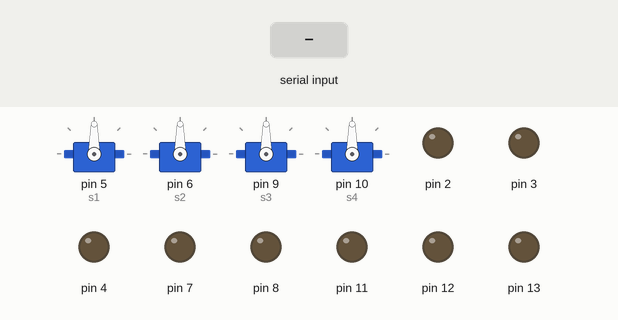
The sketch below on a simulated Arduino Uno, built with avr-gcc and run on an emulated ATmega328P. On the bench: 4 × servo, output pins drawn as LEDs (lit = HIGH). The test bench sets the inputs (shaded band). What the sketch prints to the serial monitor is not drawn.

Above: at 1.2 s.
1.3 s: "Q" received over Serial
At 2.1 s:
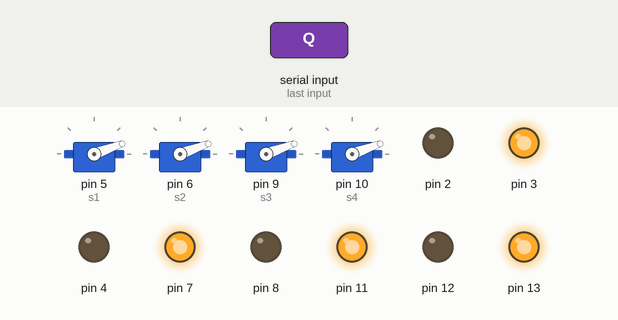
2.8 s: "W" received over Serial
At 3.2 s:
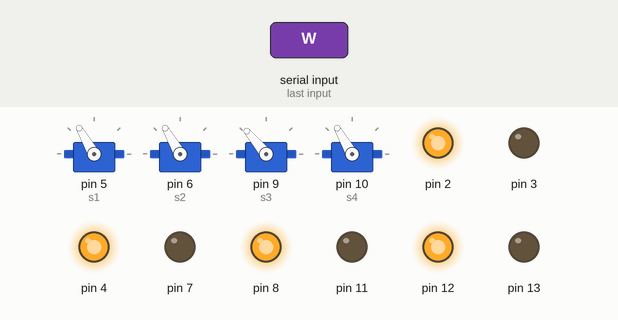
4.3 s: "A" received over Serial
At 5.5 s:
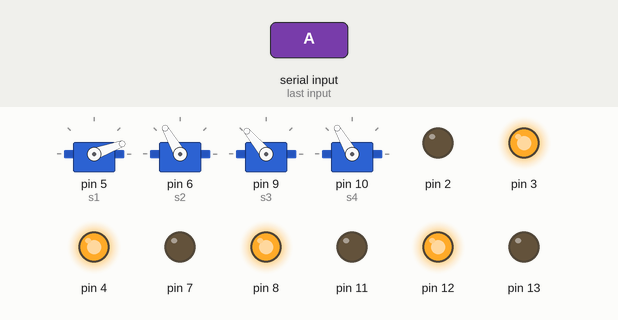
5.8 s: "S" received over Serial
At 6.7 s:
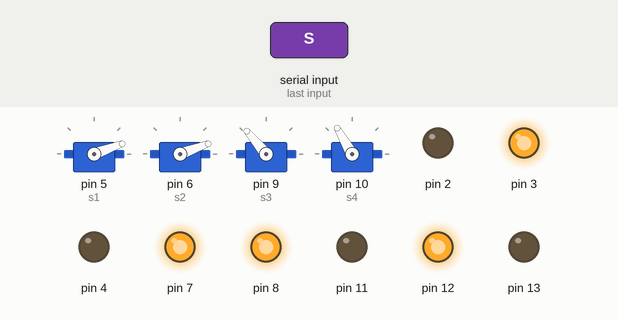
7.3 s: "Z" received over Serial
At 7.9 s:
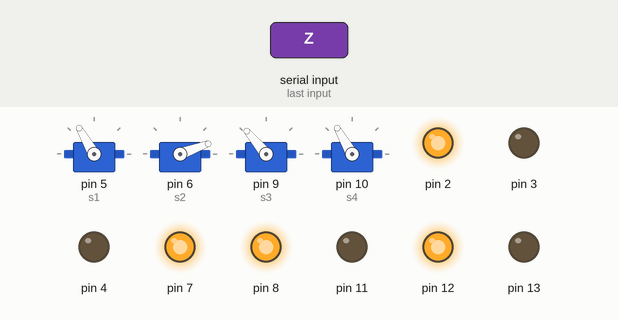
8.8 s: "D" received over Serial
At 10.2 s:
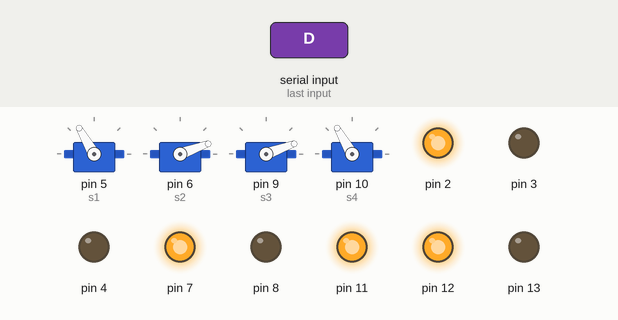
Timing chart, 0 to 11.3 s (numbered marks = the images above; inputs shaded):
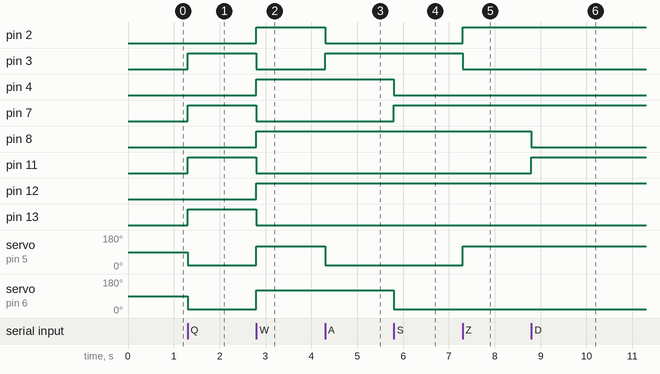

Measured:
- after the input at 1.3 s, pin 3, pin 7, pin 11, pin 13: LOW → HIGH at once; servo on pin 5 (s1), servo on pin 6 (s2), servo on pin 9 (s3), servo on pin 10 (s4): 90° → 20° at once
- after the input at 2.8 s, pin 2, pin 4, pin 8, pin 12: LOW → HIGH at once; pin 3, pin 7, pin 11, pin 13: HIGH → LOW at once; servo on pin 5 (s1), servo on pin 6 (s2), servo on pin 10 (s4): 20° → 120° at once; servo on pin 9 (s3): 20° → 130° at once
- after the input at 4.3 s, pin 2: HIGH → LOW at once; pin 3: LOW → HIGH at once; servo on pin 5 (s1): 120° → 20° at once
- after the input at 5.8 s, pin 4: HIGH → LOW at once; pin 7: LOW → HIGH at once; servo on pin 6 (s2): 120° → 20° at once
- after the input at 7.3 s, pin 2: LOW → HIGH at once; pin 3: HIGH → LOW at once; servo on pin 5 (s1): 20° → 120° at once
- after the input at 8.8 s, pin 8: HIGH → LOW at once; pin 11: LOW → HIGH at once; servo on pin 9 (s3): 130° → 20° at once

The sketch:

4box.ino
```cpp
#include <Servo.h>

Servo s1;
Servo s2;
Servo s3;
Servo s4;

char serialData;

void setup()
{
  pinMode(2,OUTPUT);
  pinMode(3,OUTPUT);
  pinMode(4,OUTPUT);
  pinMode(7,OUTPUT);
  pinMode(8,OUTPUT);
  pinMode(11,OUTPUT);
  pinMode(12,OUTPUT);
  pinMode(13,OUTPUT);
  s1.attach(5);
  s2.attach(6);
  s3.attach(9);
  s4.attach(10);
  Serial.begin(9600);
}

void loop()
{
  if(Serial.available() > 0)
  {
    serialData = Serial.read();
    Serial.print(serialData);

    if(serialData == 'Q'){
      digitalWrite(2,LOW);
      digitalWrite(3,HIGH);
      digitalWrite(4,LOW);
      digitalWrite(7,HIGH);
      digitalWrite(8,LOW);
      digitalWrite(11,HIGH);
      digitalWrite(12,LOW);
      digitalWrite(13,HIGH);
      s1.write(20);
      s2.write(20);
      s3.write(20);
      s4.write(20);//全部艙門開啟
    }
    else if(serialData == 'W'){
      digitalWrite(2,HIGH);
      digitalWrite(3,LOW);
      digitalWrite(4,HIGH);
      digitalWrite(7,LOW);
      digitalWrite(8,HIGH);
      digitalWrite(11,LOW);
      digitalWrite(12,HIGH);
      digitalWrite(13,LOW);
      s1.write(120);
      s2.write(120);
      s3.write(130);
      s4.write(120);//全部艙門關閉
    }
    else if(serialData == 'A'){
      digitalWrite(2,LOW);
      digitalWrite(3,HIGH);
      s1.write(20);//第一艙門開啟
    }
    else if(serialData == 'Z'){
      digitalWrite(2,HIGH);
      digitalWrite(3,LOW);
      s1.write(120);//第一艙門關閉
    }
    else if(serialData == 'S'){
      digitalWrite(4,LOW);
      digitalWrite(7,HIGH);
      s2.write(20);//第二艙門開啟
    }
    else if(serialData == 'X'){
      digitalWrite(4,HIGH);
      digitalWrite(7,LOW);
      s2.write(120);//第二艙門關閉
    }
    else if(serialData == 'D'){
      digitalWrite(8,LOW);
      digitalWrite(11,HIGH);
      s3.write(20);//第三艙門開啟
    }
    else if(serialData == 'C'){
      digitalWrite(8,HIGH);
      digitalWrite(11,LOW);
      s3.write(130);//第三艙門關閉
    }
    else if(serialData == 'F'){
      digitalWrite(12,LOW);
      digitalWrite(13,HIGH);
      s4.write(20);//第四艙門開啟
    }
    else if(serialData == 'V'){
      digitalWrite(12,HIGH);
      digitalWrite(13,LOW);
      s4.write(120);//第四艙門關閉
    }

  }
}
```
